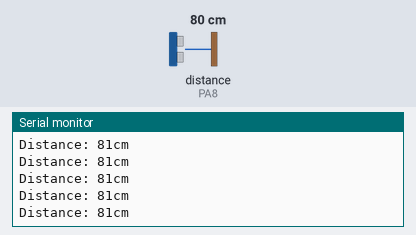
Simulated run of this sketch. Board: STM32 Blue Pill. Parts: the last lines printed to the serial monitor. The inputs (shaded band) are chosen by the test bench; at power-on: distance to the obstacle (sensor on PA8) 80 cm. The echo pulse lasts 58.3 µs per cm.

Above: at 1.2 s.
1.3 s: distance to the obstacle (sensor on PA8) set to 2 cm
At 1.34 s:
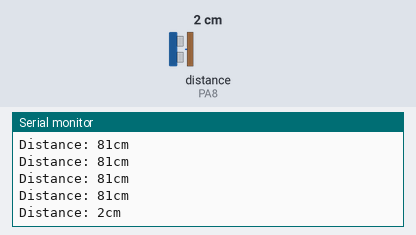
2.8 s: distance to the obstacle (sensor on PA8) set to 4 cm
At 2.82 s:
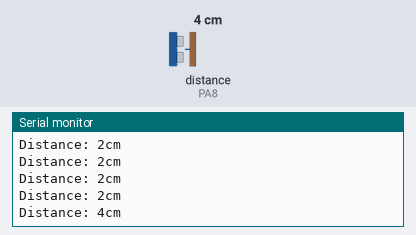
Timing chart, 0 to 5.8 s (numbered marks = the images above; inputs shaded):
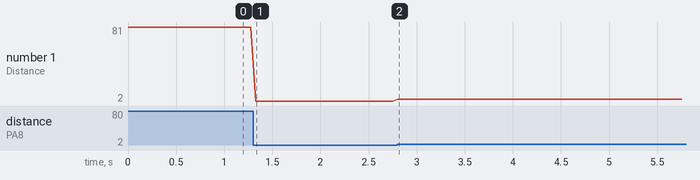

Measured:
- after the input at 1.3 s, the serial monitor: prints a new line at once (image 1)
- after the input at 2.8 s, the serial monitor: prints a new line at once (image 2)
- plotted number 1: 81 → 2 after the input at 1.3 s, 2 → 4 after the input at 2.8 s

The sketch:

US-100-trigger-echo-mode-test.ino
```cpp
/**************************************************************************
 * Distance measurement sample code using US-100 ultrasonic
 * distance sensor trigger and echo mode with STM32F103C8
 * In this sample, library NewPing is being used. NewPing can be found at
 * https://bitbucket.org/teckel12/arduino-new-ping/wiki/Home
 *
 * Written by K.K. Lai
 * https://my3dev.blogspot.com/
 *
 * Developed in Arduino IDE 1.8.15 with stm32duino 2.0.0
 * (https://github.com/stm32duino/Arduino_Core_STM32)
 *
**************************************************************************/

/*
  US-100 pin assignments
  ======================
  +---------------+
  | /-\       /-\ |
  | | |       | | |
  | \-/       \-/ |
  |T    12345    R|
  +-----+++++-----+
        |||\\_ GND
        ||\___ Echo / Rx
        |\____ Trig / Tx
        \_____ Vcc


  Connections
  ===========
  US-100              STM32F103C8
  ======              ===========
  VCC     -----------  3V3
  Trig/Tx -----------  A9
  Echo/Rx -----------  A8
  GND     -----------  G

 */
#include <NewPing.h>

#define TRIGGER_PIN  PA9   // any digital pins can be used
#define ECHO_PIN     PA8   // any digital pins can be used
#define MAX_DISTANCE 200   // maximum distance in centimeters

NewPing sensor(TRIGGER_PIN, ECHO_PIN, MAX_DISTANCE); // NewPing setup of pins and maximum distance.

void setup() {
    Serial.begin(115200);
    while (!Serial) {
        ; // wait for serial port to connect. Needed for native USB
    }
    Serial.println("Start");
}

void loop() {
    Serial.print("Distance: ");
    Serial.print(sensor.ping_cm());
    Serial.println("cm");
    delay(50);
}
```
